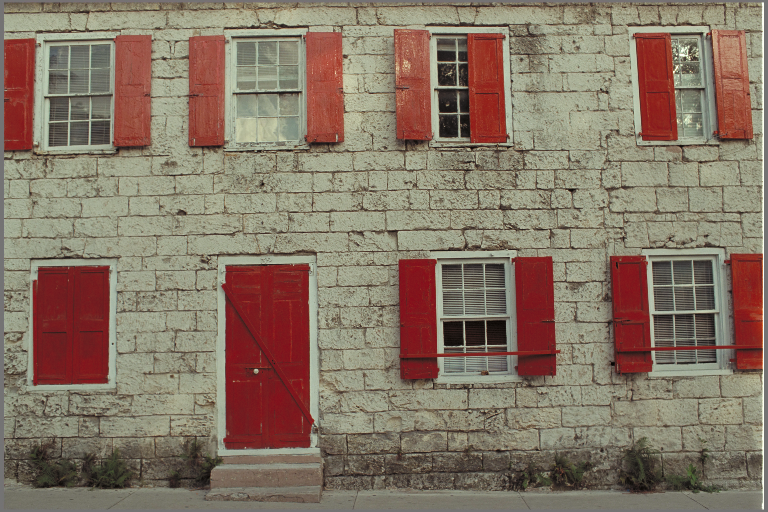
#> input picture Task1/01 демозаикинг/data/gt/IMG0001.bmp, 768 x 512 px
$ jupyter execute --allow-errors task.ipynb
#> lines starting #> are read from the running program, lines starting #| are printed output that depends on the picture
# Практическое задание

## Интерполяция байеровского шаблона (demosaicing)

### О задании

В этом задании вам предстоит познакомится с простейшими инструментами считывания и обработки изображений в python, и с помощью них реализовать и протестировать 2 метода интерполяции байеровского шаблона.

### Инструменты

Задание предполагает использование `python3`, не ниже версии `3.5`.
Вам понадобится работать со следущими пакетами:

* [`numpy`](https://docs.scipy.org/doc/numpy/reference/index.html) - библиотека для работы с многомерными масивами и матрицами, содержащая большое кол-во высокоуровневых математических функций для операций с этими масивами.

* [`skimage`](http://scikit-image.org/) - библиотека, содержащие большую коллекцию алгоритмов для обработки изображений;

* [`scipy`](https://www.scipy.org/) - библиотека, содержащая большой набор инструментов для математических и инженерных вычислений. Основная структура данных numpy массив.

* [`matplotlib`](https://matplotlib.org/) - библиотека для визуализации различных графиков, диаграмм, изображений и много другого.

[cell 1]
#!pip install numpy scikit-image scipy matplotlib

### Общая информация

Фильтр Байера - это матрица цветных фильтров для фотосенсора фотоаппарта. Каждая ячейка матрицы представляет собой фильтр одного из цветов R, G или B. В классическом фильтре Байера применяются светофильтры трёх основных цветов в следующем порядке:
Матрица является устройством, воспринимающим спроецированное на него изображение. Вследствие использования фильтров каждый фотоприемник воспринимает лишь 1/3 цветовой информации участка изображения, а 2/3 отсекается фильтром. Недостающие компоненты цвета рассчитываются процессором камеры на основании данных из соседних ячеек в результате интерполяции (demosaicing).

Вам необходимо будет научиться востанавливать "полноцветное" изображение по байеровскому шаблону.

Вместе с заданием вам был выдан архив `data.zip`. В нем содержатся следущие данные:
* `raw/` - директория с  различными одноканальными изображениями, полученными с помощью фильтра Байера. Фильтр Байера который применялся, соответствует последовательности каналов(GRGB), показанной выше. В каждом пикселе изображения записан отклик фильтра соответсвующего цвета;
* `gt/` - директория с *ground truth* изображениями, каждому raw-изображению из предыдущей директории существует изображение из этой директории(с тем же именем) с истинными значениями RGB-канналов в каждом пикселе;
* `debug/` - изображения для самопроверки работы алгоритмов.

Выполненный нотбук сдается вместе с папкой `results`, где должны лежать результаты работы алгоритмов. Ниже будет описано подробнее. Все необходимо заархивировать в один zip файл.

### Практическая часть

[cell 2]
import skimage
import skimage.io
import numpy as np
import os
import matplotlib.pyplot as plt
from scipy import signal

[cell 3]
GT_DIR = '../data/gt/'
RAW_DIR = '../data/raw/'

**1. (0.5 балла)**

Считайте raw и ground truth изображения `IMG0001.bmp`, выведите в какой тип данных они считались(список, массив, ...?), какой тип данных у пикселей изображения(float, int, ...?), размеры изображений.  Подумайте на тем как хранятся изображения в памяти.

Вам могут понадобиться:
* `skimage.io.imread(..)`

**Hint**: в jupyter-notebook если после ввода названия функции нажать сочетание клавиш `shift+tab` , выведется докстринг этой функции.

[cell 4]
gt_image = skimage.io.imread(GT_DIR + "IMG0001.bmp")
#> gt_image is the input picture: shape (512, 768, 3); mean R, G, B 134.4, 117.4, 101.3
raw_image = skimage.io.imread(RAW_DIR + "IMG0001.bmp")
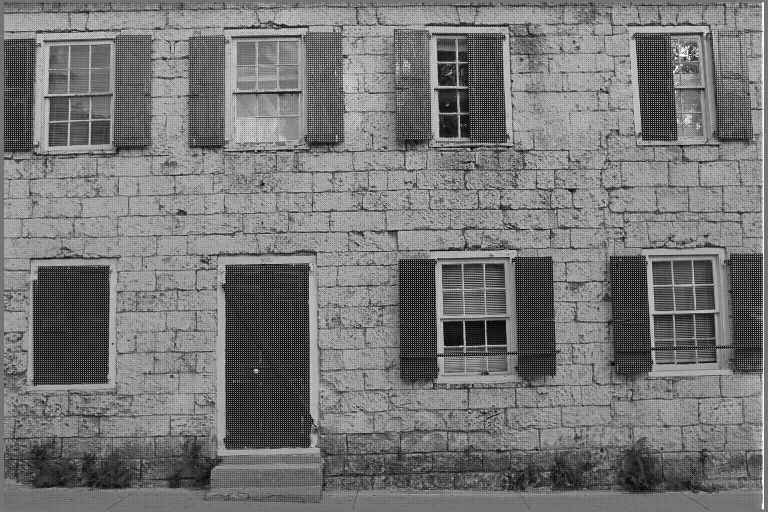
#> input picture Task1/01 демозаикинг/data/raw/IMG0001.bmp, 768 x 512 px
#> raw_image is the input picture: shape (512, 768); min 2, max 255, mean 117.6

print("Тип считанного изображения:", "numpy.ndarray")
print('Типы элементов матриц:', gt_image.dtype)
#| Типы элементов матриц: uint8
print("Размеры:", gt_image.shape)
#| Размеры: (512, 768, 3)

Теперь давайте посмотрим на считанные изображения. Для этого воспользуемся:
* `matplotlib.pyplot.subplots(...)` для создания фигуры, заданного размера, с нужным нам количеством окон
* `matplotlib.axes.Axes.imshow(...)` методом объекта `matplotlib.axes.Axes` для вывода изображения

[cell 5]
figure, axs = plt.subplots(1, 2, figsize=(100, 100))

axs[0].imshow(gt_image)
axs[1].imshow(raw_image, cmap='gray')
plt.show()

**2. (0.5 балла)**

Перейдем непосредственного к интерепполяции байеровского шаблона.
Напишите вспомогательную функцию, которая для заданного размера raw-изображения создает маски для красных, зеленых и синих каналов байровского шаблона.

Вам могут понадобиться:
* `numpy.tile(...)`

[cell 6]
def get_bayer_pattern_masks(h, w):
    """
    Get 3 masks for red, green, blue channels of bayer pattern size (h, w)

    :param h: int, height of bayer pattern
    :param w: int, width of bayer pattern
    :return: [numpy.ndarray((h, w)), numpy.ndarray((h, w)), numpy.ndarray((h, w))],
    list of 3 mask, size (h, w) for red, green, blue channels respectively
    """
#> called with h = 3, w = 3
    # your code here
    R = np.zeros((h, w))
    G = np.zeros((h, w))
    B = np.zeros((h, w))
    for i in range(0, h, 2):
        for j in range(1, w, 2):
            R[i][j] = 1

    for i in range(0, h, 1):
        for j in range(i % 2, w, 2):
            G[i][j] = 1

    for i in range(1, h, 2):
        for j in range(0, w, 2):
            B[i][j] = 1

    return (R, G, B)

Проверьте правильность работы  функции с помощью простейшего теста.

[cell 7]
# small test for self-examination
r, g, b = get_bayer_pattern_masks(3, 3)
assert (r == np.array([
    [0, 1, 0],
    [0, 0, 0],
    [0, 1, 0]]
)).all()
assert (g == np.array([
    [1, 0, 1],
    [0, 1, 0],
    [1, 0, 1]]
)).all()
assert (b == np.array([
    [0, 0, 0],
    [1, 0, 1],
    [0, 0, 0]]
)).all()

**3. (0.5 балла)**

Посмотрим, что на самом деле хранится в raw-изображениях. Напишите функцию, которая создает цветное изображение из raw-изображения следущим образом: в каждый цветовой канал поместите только известные пиксели из raw-изображения, пиксели, в которых данный цвет неизвестен, поставьте 0. Сохраните данное изображение в файл `results/colored_raw_image.bmp` и посмотрите что получилось.

Вам может пригодиться:
* `np.where(...)`
* `skimage.io.imsave(...)`

[cell 8]
def get_colored_raw_image(raw_image):
    """
    Create colored raw image.

    :param raw_image: numpy.ndarray((h, w), dtype=np.uint8), raw image created with bayer pattern
    :return: numpy.ndarray((h, w, 3), dtype=np.uint8), colored raw image
    """

    color = get_bayer_pattern_masks(raw_image.shape[0], raw_image.shape[1])
    real_image = np.zeros((raw_image.shape[0], raw_image.shape[1], 3), dtype=np.uint8)
    for r in range(3):
        mask = np.where(color[r] == 1)
        for i in range(mask[0].size):

            real_image[mask[0][i]][mask[1][i]][r] = raw_image[mask[0][i]][mask[1][i]]
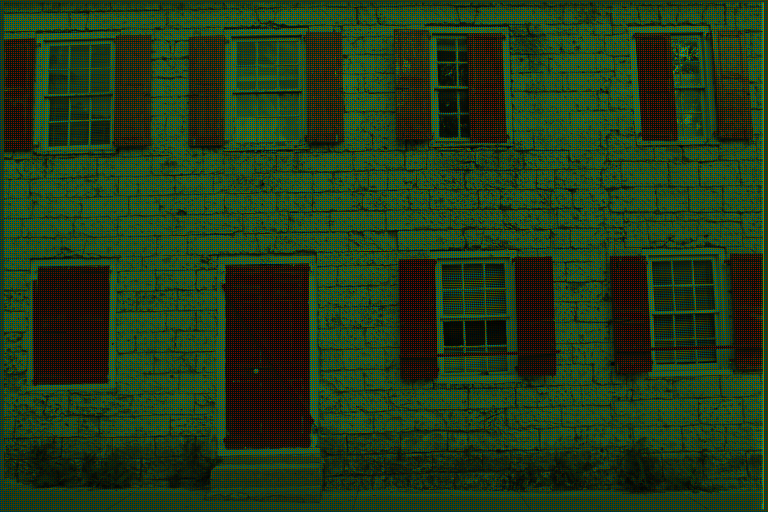
#> real_image: shape (512, 768, 3); mean of channels 0, 1, 2 33.6, 58.7, 25.3; drawn as R, G, B

    return real_image

[cell 9]
colored_raw_image = get_colored_raw_image(raw_image)
os.makedirs('results/', exist_ok=True)

skimage.io.imsave("results/colored_raw_image.bmp", colored_raw_image)

#> (a cell that did not finish here is left out)

[cell 11]
def bilinear_interpolation(raw_image):
    """
    Perform bilinear interpolation demosaicing algorithm on raw image

    :param raw_image: numpy.ndarray((h, w), dtype=np.uint8), raw image created with bayer pattern
    :return: numpy.ndarray((h, w, 3), dtype=np.uint8), interpolated image
    """


    h = raw_image.shape[0]
    w = raw_image.shape[1]
    raw_image.astype("float64")
    R,G,B  = get_bayer_pattern_masks(h, w)
    image = np.zeros((h, w, 3), dtype=np.float64)
    mask = np.stack((R, G, B))

    for k in range(3):
        for i in range(1, h - 1, 1):
            for j in range(1, w - 1, 1):
                count = 0
                if (mask[k][i][j] == 1):
                    image[i][j][k] = raw_image[i][j]
                else:
                    for a in range(-1, 2, 1):
                        for b in range(-1, 2, 1):
                                image[i][j][k] += raw_image[i + a][j + b] * mask[k][i + a][j + b]
                                if (mask[k][i + a][j + b] == 1):
                                    count += 1
                    image[i][j][k] /= count
    return np.rint(image).astype(np.uint8)

Проверьте правильность работы функции с помощью простейшего теста.

[cell 12]
# small test for self-examination
raw_image = skimage.io.imread('../data/raw/IMG0001.bmp')
image_true = skimage.io.imread('../data/debug/IMG0001_bilinear.bmp')
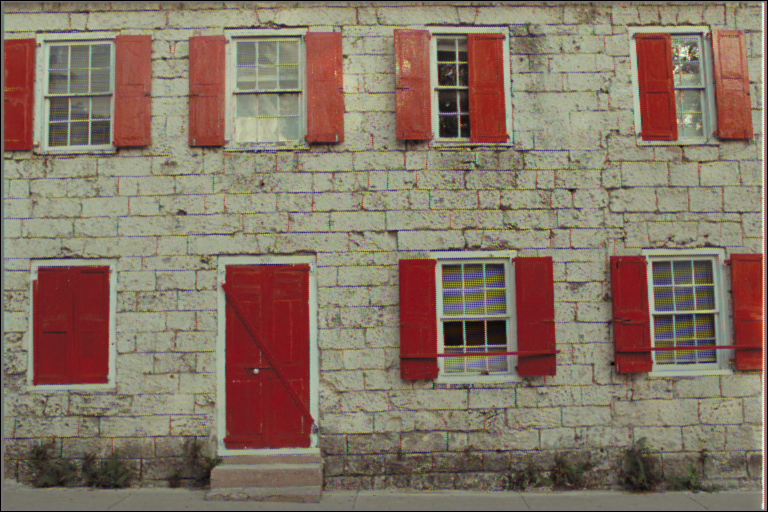
#> input picture Task1/01 демозаикинг/data/debug/IMG0001_bilinear.bmp, 768 x 512 px
#> image_true is the input picture: shape (512, 768, 3); mean R, G, B 133.6, 116.6, 100.5
image1 = bilinear_interpolation(raw_image)
#> call 3 of get_bayer_pattern_masks, with h = 512, w = 768
#> after the loop in get_bayer_pattern_masks (call 3), `for i in range(0, h, 2):`:
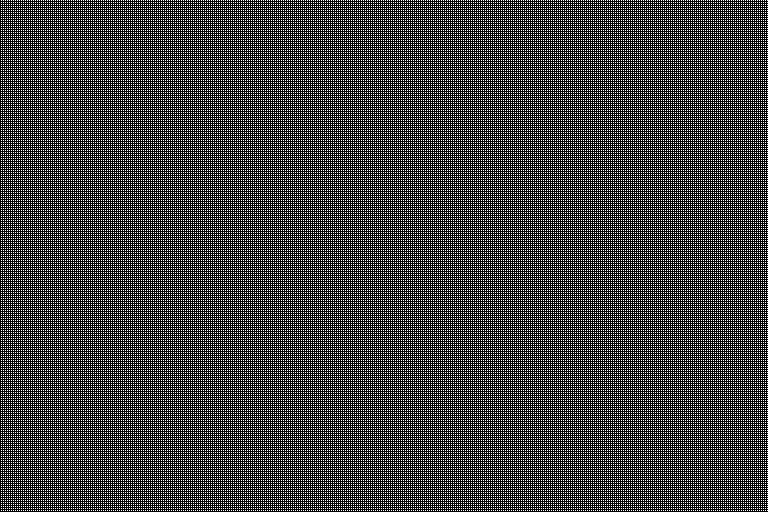
#> R: shape (512, 768) float64; values 0 (black) and 1 (white), 25% white in thin lines or dots
#> after the loop in get_bayer_pattern_masks (call 3), `for i in range(0, h, 1):`:
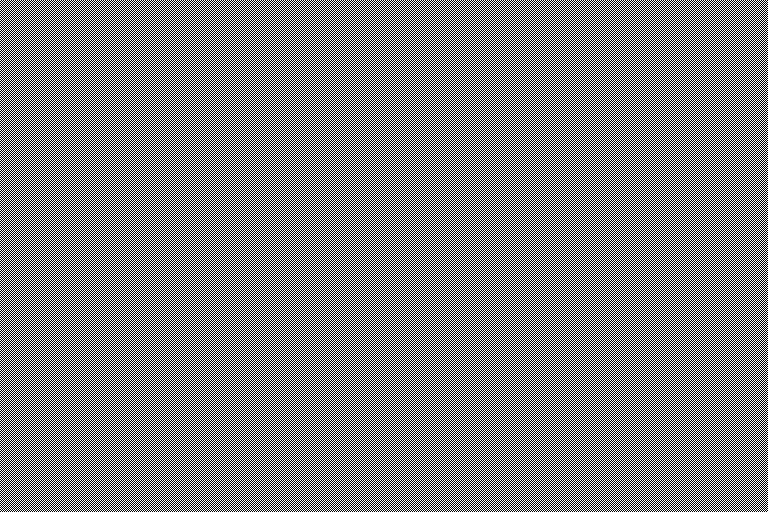
#> G: shape (512, 768) float64; values 0 (black) and 1 (white), 50% white in thin lines or dots
#> after the loop in get_bayer_pattern_masks (call 3), `for i in range(1, h, 2):`:
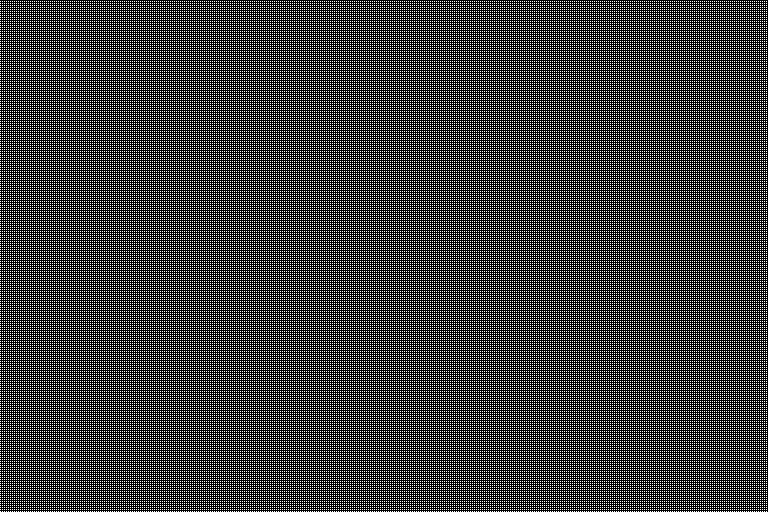
#> B: shape (512, 768) float64; values 0 (black) and 1 (white), 25% white in thin lines or dots
image2 = image_true
diff = np.abs(image1 - image2)[1:-1, 1:-1].sum()
#> diff = 0
assert diff == 0

Вычислите билинейную интерполяцию байеровского шаблона для всех изображений из директории `raw/` и сохраните в директорию `results/bilinear/`. Посмотрите на результаты интерполяции, сделайте выводы о плюсах и минусах этого алгоритма.

[cell 13]
OUTPUT_DIR = 'results/bilinear'
os.makedirs(OUTPUT_DIR, exist_ok=True)


for dir1, dir2, filename in os.walk("../data/raw"):
    for file in filename:
        image = skimage.io.imread(dir1 + "/" + file)
        ans = bilinear_interpolation(image)
        print(OUTPUT_DIR + "/" + file)
        skimage.io.imsave(OUTPUT_DIR + "/" + file, ans)

**Выводы:**

**5. (1 балл)**

Для численной оценки работы алгоритма билинейной интерполяции реализуйте следущие метрики качества:

* Mean squared error $mse(pred\_image, gt\_image) = \frac{1}{3 * h * w} \sum_{i=1}^{h} \sum_{j=1}^{w} \sum_{c=1}^{3} (gt\_image[i, j, c] - pred\_image[i,j,c])^2$

* Peak signal-to-noise ratio $psnr(pred\_image, gt\_image) = 10 \log_{10}{(\frac{max(gt\_image)^2}{mse(pred\_image, gt\_image)} )}$

где $gt\_image$ - истинное изображение, $pred\_image$ - предсказанное.

Вычислите среднее значение этих метрик для всего датасета. При подсчете метрик не учитывайте, границу изображения, длиной в 2 пикселя.

Вам может понадобиться:
* `numpy.ndarray.mean(...)`
* `numpy.ndarray.max(...)`
* `numpy.log10(...)`

**Замечание:** Будьте аккуратны с вычислениями, raw-изображние хранит `uint8` значения. Для избежания ошибок, связанных с переполнением типа, рекомендуется в самом начале вычислений преобразовать изображение в тип `float64`.

[cell 14]
def mse_score(pred_image, gt_image):
    """
    Compute mean squared error
    :param pred_image: numpy.ndarray((h, w, 3), dtype=np.uint8), predicted image
    :param gt_image: numpy.ndarray((h, w, 3), dtype=np.uint8), ground truth image
    :return:
    """

    pred_image = pred_image.astype(np.float64)
    gt_image = gt_image.astype(np.float64)
    h = pred_image.shape[0]
    w = pred_image.shape[1]

    mse = np.sum((pred_image - gt_image) ** 2) / (3 * h * w)


    return mse


def psnr_score(pred_image, gt_image):
    """
    Compute peak signal-to-noise ratio
    :param pred_image: numpy.ndarray((h, w, 3), dtype=np.uint8), predicted image
    :param gt_image: numpy.ndarray((h, w, 3), dtype=np.uint8), ground truth image
    :return:
    """
    pred_image = pred_image.astype(np.float64)
    gt_image = gt_image.astype(np.float64)

    psnr = np.log10(np.max(gt_image) ** 2 / mse_score(pred_image, gt_image)) * 10

    return psnr

[cell 15]
mse = 0
psnr = 0
count = 0
for dir1, dir2, filename in os.walk("./results/bilinear"):
    for file in filename:
        count += 1
        pred_image = skimage.io.imread(dir1 + "/" + file)
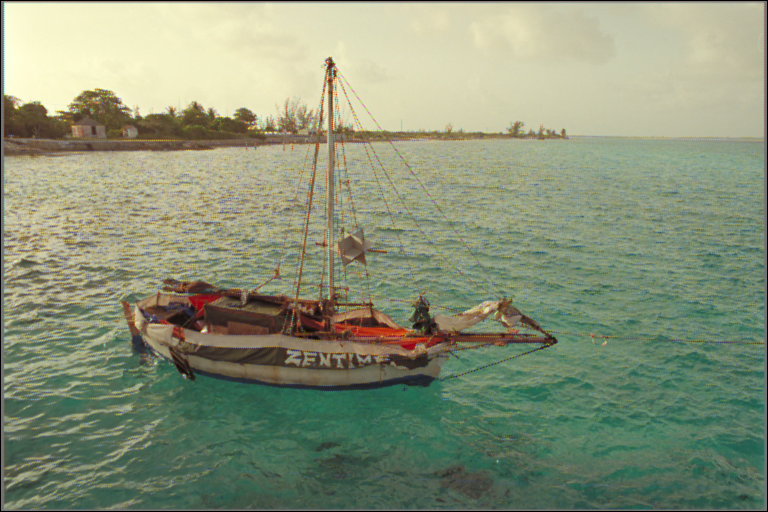
#> input picture Task1/01 демозаикинг/task/results/bilinear/IMG0006.bmp, 768 x 512 px
#> pred_image is the input picture: shape (512, 768, 3); mean R, G, B 136.6, 146.1, 120.1
        h = pred_image.shape[0]
        w = pred_image.shape[1]
        pred_image = pred_image[2:h-2,2:w-2]
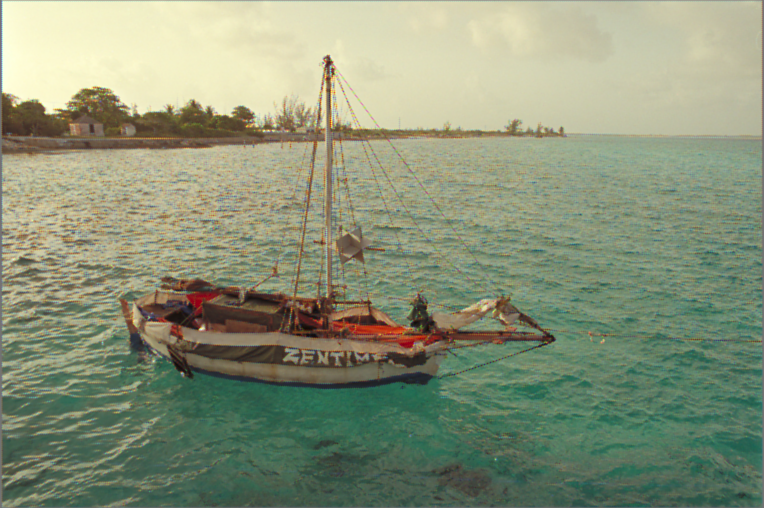
#> pred_image: shape (508, 764, 3); mean R, G, B 137.6, 147.2, 120.9
        gt_image = skimage.io.imread("../data/gt/" + file)
        gt_image = gt_image[2:h-2,2:w-2]
        mse += mse_score(pred_image, gt_image)
#> mse = 0
        psnr += psnr_score(pred_image, gt_image)
#> in psnr_score, `psnr = np.log10(np.max(gt_image) ** 2 / mse_score(pred_image, gt_image..`: psnr = inf
#> psnr = inf
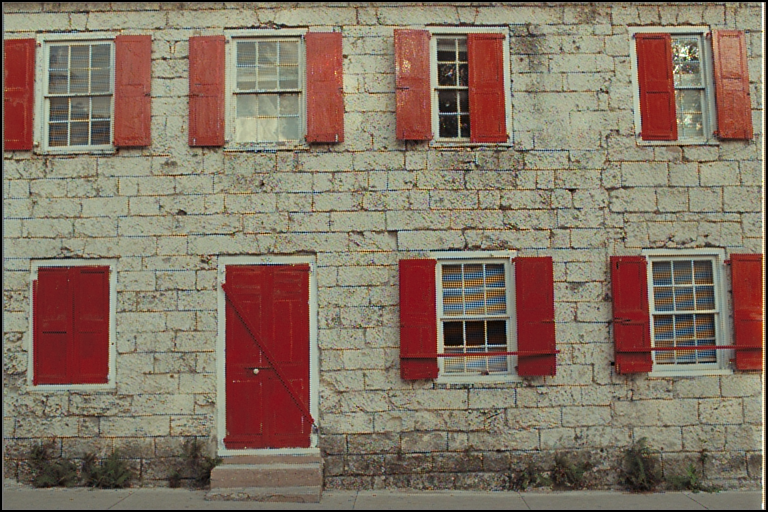
#> input picture Task1/01 демозаикинг/data/debug/IMG0001_improved.bmp, 768 x 512 px
#> further down, image_true is the input picture: shape (512, 768, 3); mean R, G, B 132.9, 115.9, 99.8
mse /= count
psnr /= count
print(mse, psnr)

**6. (3.5 балла)**

Теперь реализуем более сложную версию линейной интерполяции баеровского шаблона. Прочитайте статью, выданную вам совместно с ноутбуком, и реализуйте предложенный в ней алгоритм. Вычислите интерполяцию для всех изображений и сохраните в директорию `results/improved/`. Посчитайте средние значения метрик качества.

**Замечания по поводу алгоритма:**
* в работе указанные фильтры неотнормированны к единице(сумма коэффициентов не равняется 1), чтобы сохранить масштаб значений, коэффициенты необходимо отнормировать на сумму значений в данном фильтре;
* в результате указанных в работе фильтров могут получаться значения большие 255 и меньшие 0, вам необходимо отрезать слишком большие и слишком маленькие значения по крайним значениям(`numpy.clip`);
* веса фильтров были выписаны в массивы за вас для избежания лишних ошибок.

**Замечание:** Как никогда будьте аккуратны с вычислениями, raw-изображние хранит `uint8` значения. Для избежания ошибок, связанных с переполнением типа и округлением, рекомендуется в самом начале вычислений преобразовывать изображения в тип `float64`, а после окончания округлять значения до целых с помощью `numpy.rint(...)` и преобразовывать тип обратно в `uint8`.

[cell 16]
weigths_0 = (1 / 8) * np.array([
    [ 0,  0, 1/2,  0,  0],
    [ 0, -1,   0, -1,  0],
    [-1,  4,   5,  4, -1],
    [ 0, -1,   0, -1,  0],
    [ 0,  0, 1/2,  0,  0]
])

weigths_1 = (1 / 8) * np.array([
    [  0,  0,  -1,  0,   0],
    [  0, -1,   4, -1,   0],
    [1/2,  0,   5,  0, 1/2],
    [  0, -1,   4, -1,   0],
    [  0,  0,  -1,  0,   0]
])

weigths_2 = (1 / 8) * np.array([
    [   0,  0, -3/2,  0,    0],
    [   0,  2,    0,  2,    0],
    [-3/2,  0,    6,  0, -3/2],
    [   0,  2,    0,  2,    0],
    [   0,  0, -3/2,  0,    0]
])

weigths_3 = (1 / 8) * np.array([
    [ 0,  0, -1,  0,  0],
    [ 0,  0,  2,  0,  0],
    [-1,  2,  4,  2, -1],
    [ 0,  0,  2,  0,  0],
    [ 0,  0, -1,  0,  0]
])

[cell 17]
def improved_linear_interpolation(raw_image):
    """
    Improved linear interpolation demosaicing algorithm on raw image

    :param raw_image: numpy.ndarray((h, w), dtype=np.uint8), raw image created with bayer pattern
    :return: numpy.ndarray((h, w, 3), dtype=np.uint8), interpolated image
    """

    h = raw_image.shape[0]
    w = raw_image.shape[1]
    raw_image = raw_image.astype("float64")
    image = np.zeros((h, w, 3), np.float64)
    R, G, B = get_bayer_pattern_masks(h, w)
    G1 = np.zeros((h, w), np.float64)
    G2 = np.zeros((h, w), np.float64)
    for i in range(0, h, 2):
        for j in range(i % 2, w, 2):
            G1[i][j] = 1.0
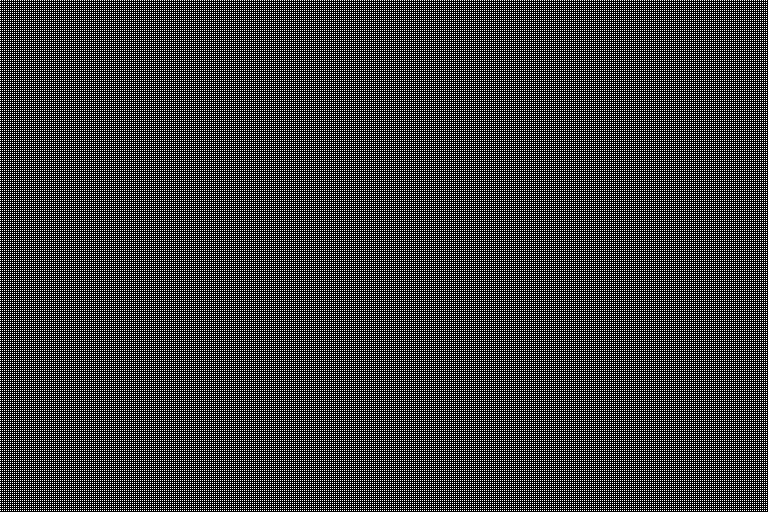
#> G1: shape (512, 768) float64; values 0 (black) and 1 (white), 25% white in thin lines or dots
    for i in range(1, h, 2):
        for j in range(i % 2, w, 2):
            G2[i][j] = 1.0
#> (the rest of the program and of its run is left out)
